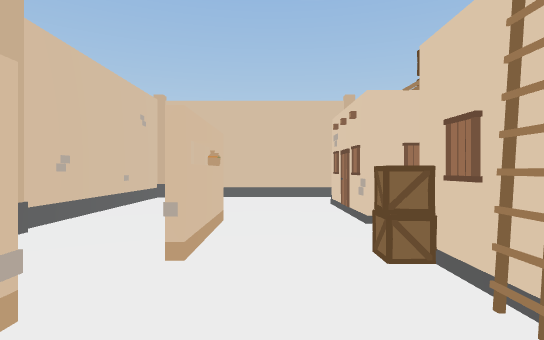
View 1 (above)

17 first-person views from a walk through a 3-D level made in the Unity game engine. The camera is 1.4 m above the floor, looks level and sees 80° across. Doors are open. The floor is counted in squares, 2 m on a side. Each view is taken from the middle of a square. On the plan, view 1 faces up. The plan holds only what a view shows up to about 10 squares ahead; the rest is blank. The player character is not drawn. Some surface patterns are stand-ins.

View 2
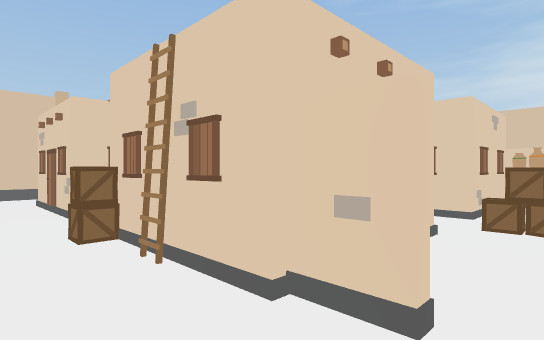

View 3
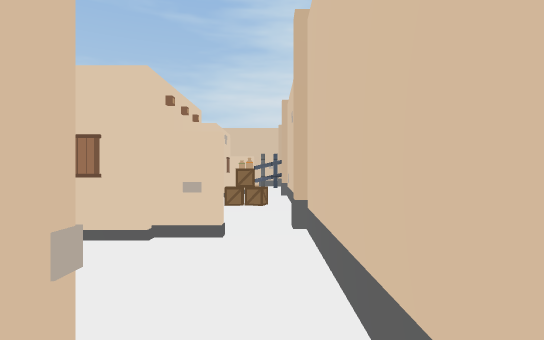

View 4
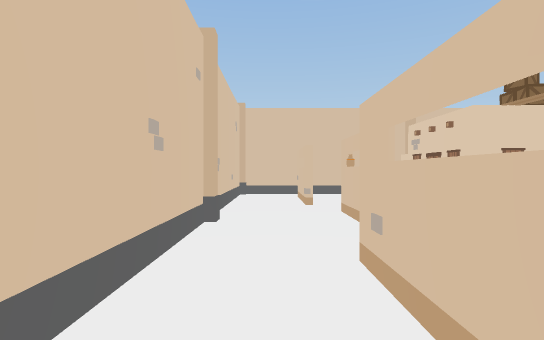

View 5
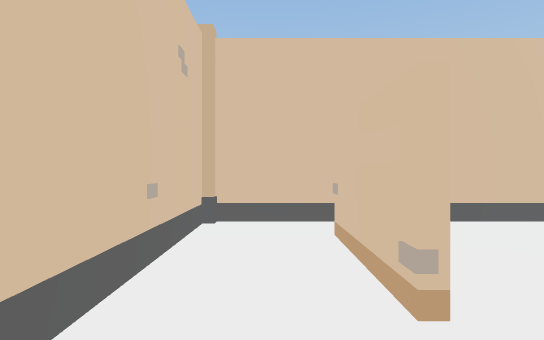

View 6
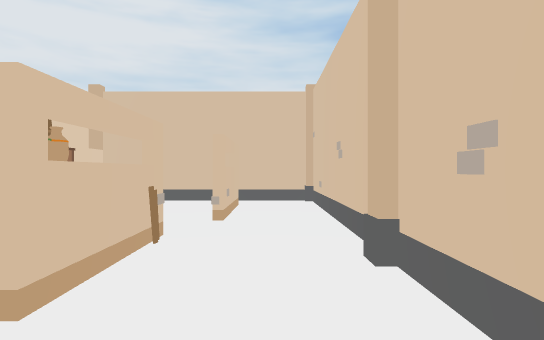

View 7
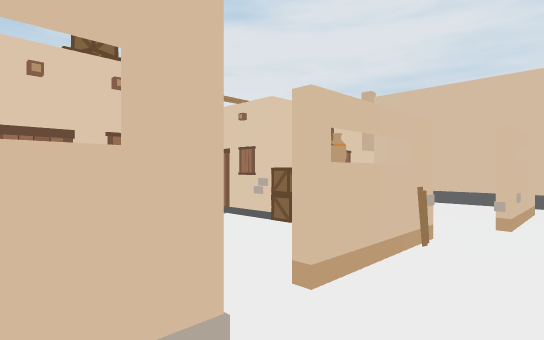

View 8
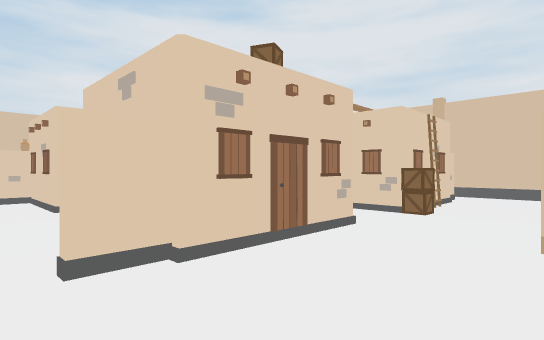

View 9
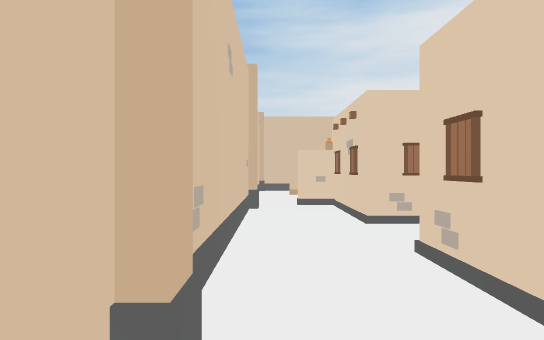

View 10
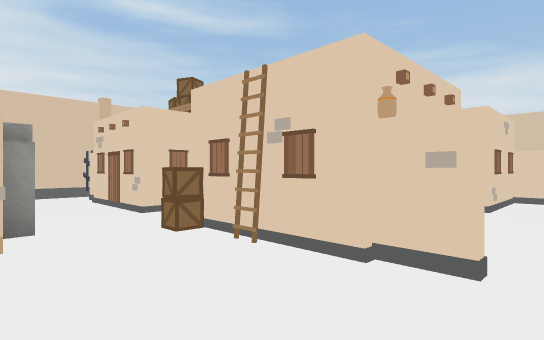

View 11
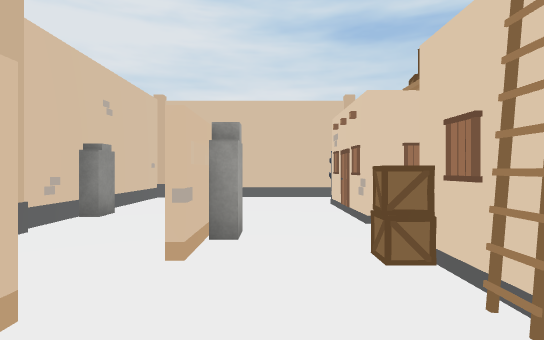

View 12
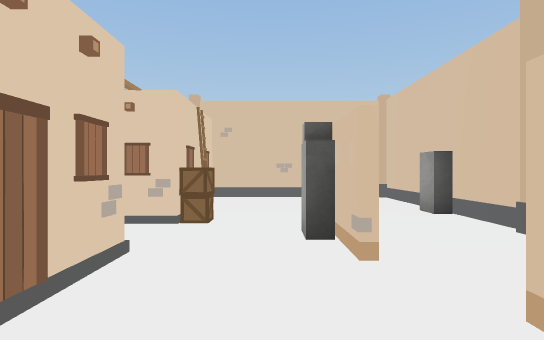

View 13
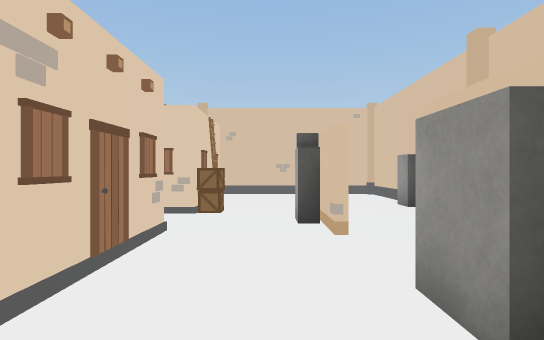

View 14
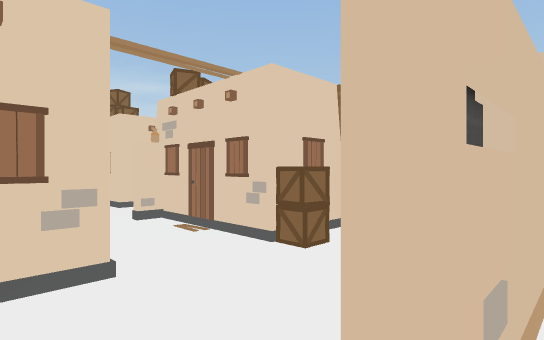

View 15
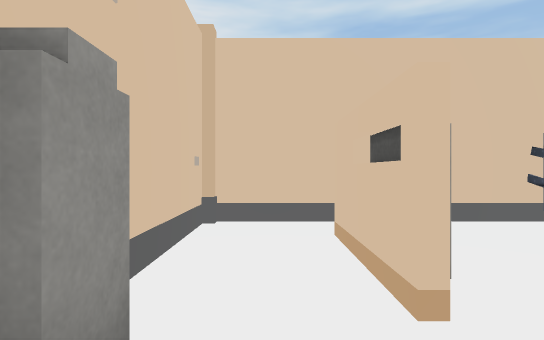

View 16
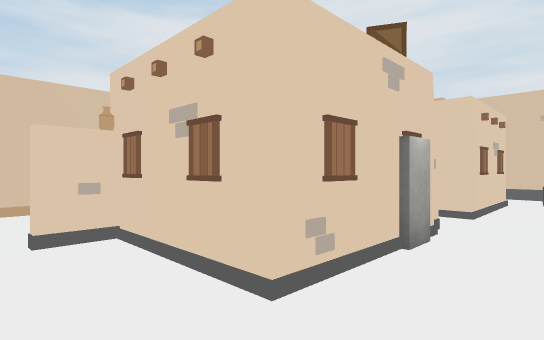

View 17
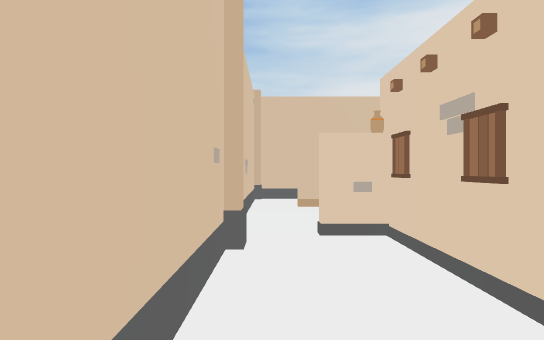

### Floor plan
Points are (right, up) in squares from view 1. A wall is a line through its corners. A room is listed if a view was taken in it or the views show most of it. See-through windows are left out.
Room 1 (views 1, 2, 3, 4, 5, 6, 7, 8, 9)
walls: (-2.9, 3.6) (-2.9, 0.4); (-1.3, -0.5) (-1.3, 0.6); (-2.9, -0.4) (-2.9, -1.4) (1.9, -1.4); (1.4, 6.8) (1.4, 7.5); (1.5, 8.4) (-2.9, 8.4) (-2.9, 7.4)
ways out: opening at (1, 8) to room 2; open door at (2, 3.5)
objects: other object (-3, 4); other object (-3, 5); other object (-3, 6) to (-3, 7); other object (-1, 1); other object (-1, 2); other object (-1, 3); other object (-1, 4); other object (-1, 6); other object (-1, 7); other object (1, 2); other object (1, 3); other object (4, 0)
Room 2 (views 10, 11, 16, 17)
walls: (7.5, 6.6) (7.5, 7.5); (7.6, 7.5) (7.6, 6.8); (10.2, 5.5) (10.2, 7.5); (1.5, 7.4) (1.5, 6.8); (10.4, 8.4) (1.5, 8.4)
low walls: (2.2, 8.2) (1.8, 8.2)
ways out: opening at (1, 8) to room 1; opening at (8.5, 6.5) to room 4; opening at (10, 8) to room 5; open door at (4.5, 6)
objects: other object (3, 7); other object (3, 8)
Room 3 (views 12, 13)
walls: (7.5, -0.2) (7.5, 0.2); (7.2, -1.4) (10.4, -1.4); (9.9, 0.1) (9.9, 1); (4.2, -1.4) (5.6, -1.4)
ways out: opening at (8.5, 0.5) to room 4; opening at (10, -1); open door at (5, 1)
objects: other object (5, -1); other object (5, 0); other object (6, 0); other object (7, -1)
Room 4 (views 14, 15)
walls: (10.3, 1.5) (10.3, -0.5); (11.9, 3.5) (11.9, 5.2); (10.1, 0.9) (10.1, 0.1); (11.6, 5.1) (11.6, 5.8); (11.9, 6.4) (11.9, 7.4); (11.9, -0.5) (11.9, 1)
ways out: opening at (8.5, 6.5) to room 2; opening at (8.5, 0.5) to room 3; opening at (11, 6.5) to room 5; opening at (11, 0.5); open door at (6.5, 3.5)
objects: other object (8, 3); other object (8, 4); other object (8, 5); other object (10, 3); other object (10, 4); other object (12, 2); other object (12, 3)
Room 5 (no view inside)
walls: (11.9, 7.4) (11.9, 8.4) (10.4, 8.4)
ways out: opening at (10, 8) to room 2; opening at (11, 6.5) to room 4

Where each view was taken, in squares from view 1:
view 1: 0 up, 0 right, facing up
view 2: 1 down, 0 right, facing up-right
view 3: 1 down, 2 left, facing right
view 4: 1 down, 2 left, facing up
view 5: 4 up, 2 left, facing up
view 6: 6 up, 2 left, facing down
view 7: 6 up, 2 left, facing down-right
view 8: 8 up, 1 left, facing down-right
view 9: 8 up, 1 right, facing right
view 10: 8 up, 10 right, facing down-left
view 11: 7 up, 9 right, facing down
view 12: 0 up, 9 right, facing up
view 13: 1 down, 9 right, facing up
view 14: 2 up, 10 right, facing up-left
view 15: 3 up, 11 right, facing down
view 16: 8 up, 4 right, facing down-right
view 17: 8 up, 4 right, facing right
